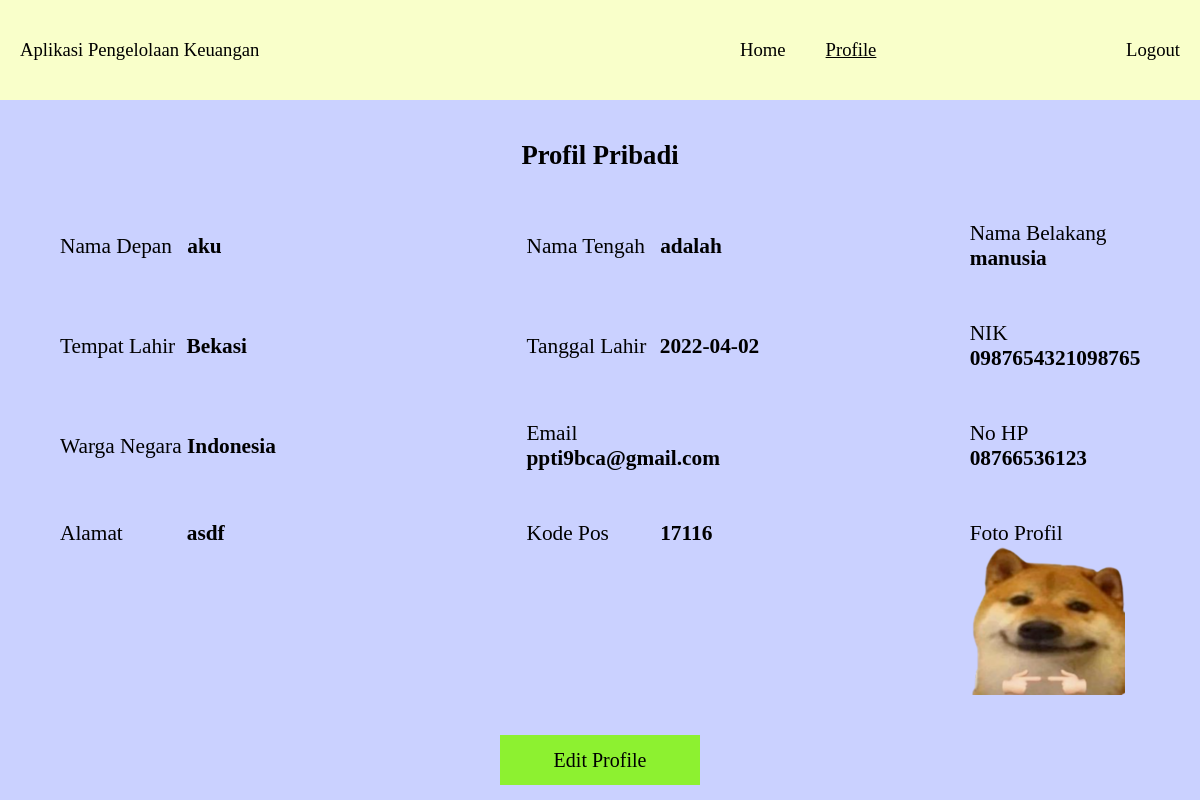
Screenshot of /profile.php (signed in) with the database file from the repository.
### tables this page shows
CREATE TABLE `users` (
  `namaDepan` varchar(50) NOT NULL,
  `namaTengah` varchar(50) NOT NULL,
  `namaBelakang` varchar(50) NOT NULL,
  `tempatLahir` varchar(50) NOT NULL,
  `tanggalLahir` date NOT NULL,
  `nik` char(16) NOT NULL,
  `wargaNegara` varchar(50) NOT NULL,
  `email` varchar(50) NOT NULL,
  `noHp` varchar(20) NOT NULL,
  `alamat` varchar(100) NOT NULL,
  `kodePos` int(5) NOT NULL,
  `username` varchar(50) NOT NULL,
  `pass1` varchar(50) NOT NULL,
  `pass2` varchar(50) NOT NULL,
  `fotoProfil` varchar(50) NOT NULL
);

### profile.php (the view, shortened to what this page needs)
<?php
    include ("config.php");
    $str_query = "SELECT * FROM users where nik = '".$_SESSION["nik-login"]."'";
    $query = mysqli_query($connection, $str_query);
    $row = mysqli_fetch_array($query);
?>
<!DOCTYPE html>
<html lang="en">
<head>
    <link rel="stylesheet" href="style.css">
</head>
<body style="background-color: #cad1ff;">
    <div class="navbar">
        <div class="navbar-title">
            Aplikasi Pengelolaan Keuangan
        </div>
        <div class="navbar-menu">
            <div class="navbar-item">
                <a href="./home.php">Home</a>
            </div>
            <div class="navbar-item">
                <u>
                    <a href="./profile.php">Profile</a>
                </u>
            </div>
        </div>
        <div class="navbar-logout">
            <a href="./logout.php">Logout</a>
        </div>
    </div>
    <div class="profile-title">
        <b>
            Profil Pribadi
        </b>
    </div>
    <div class="profile">
        <div class="row1">
            <div class="nama-dpn">
                <label for="nama-dpn">Nama Depan</label>
                <b>
                    <?php
                        echo $row["namaDepan"];
                    ?>
                </b>
            </div>
            <div class="nama-tgh">
                <label for="nama-tgh">Nama Tengah</label>
                <b>
                    <?php echo $row["namaTengah"]; ?>
                </b>
            </div>
            <div class="nama-blk">
                <label for="nama-blk">Nama Belakang</label>
                <b>
                    <?php echo $row["namaBelakang"]; ?>
                </b>
            </div>
        </div>
        <div class="row2">
            <div class="tpt-lahir">
                <label for="tpt-lahir">Tempat Lahir</label>
                <b>
                    <?php echo $row["tempatLahir"]; ?>
                </b>
            </div>
            <div class="tgl-lahir">
                <label for="tgl-lahir">Tanggal Lahir</label>
                <b>
                    <?php echo $row["tanggalLahir"] ?>
                </b>
            </div>
            <div class="nik">
                <label for="nik">NIK</label>
                <b>
                    <?php echo $row["nik"]; ?>
                </b>
            </div>
        </div>
        <div class="row3">
            <div class="wrg-ngr">
                <label for="wrg-ngr">Warga Negara</label>
                <b>
                    <?php echo $row["wargaNegara"]; ?>
                </b>
            </div>
            <div class="email">
                <label for="email">Email</label>
                <b>
                    <?php echo $row["email"]; ?>
                </b>
            </div>
            <div class="no-hp">
                <label for="no-hp">No HP</label>
                <b>
                    <?php echo $row["noHp"]; ?>
                </b>
            </div>
        </div>
        <div class="row4">
            <div class="alamat">
                <label for="alamat">Alamat</label>
                <b>
                    <?php echo $row["alamat"]; ?>
                </b>
            </div>
            <div class="kode-pos">
                <label for="kode-pos">Kode Pos</label>
                <b>
                    <?php echo $row["kodePos"]; ?>
                </b>
            </div>
            <div class="foto-profil-profile">
                <label for="foto-profil-profile">Foto Profil</label>
                <img src="./assets/<?php echo $row["fotoProfil"]; ?>" alt="fotoProfil" srcset="">
            </div>
        </div>
        <div class="edit-button">
            <a href="./editProfile.php" class="button">Edit Profile</a>
        </div>
    </div>
</body>
</html>

### style.css (style rules this page uses)
* { margin: 0px; padding: 0px; box-sizing: border-box; }
.row1 { display: flex; align-items: center; margin: 10px; margin-bottom: 40px; }
.nama-dpn { width: 33%; margin-left: 50px; }
.nama-dpn label { margin-right: 10px; }
.nama-tgh { width: 33%; margin-left: 100px; padding-left: 70px; }
.nama-tgh label { margin-right: 10px; }
.nama-blk { width: 33%; margin-left: 100px; padding-left: 100px; }
.nama-blk label { margin-right: 10px; }
.row2 { display: flex; align-items: center; margin: 10px; margin-bottom: 40px; }
.tpt-lahir { width: 33%; margin-left: 50px; }
.tpt-lahir label { margin-right: 6px; }
.tgl-lahir { width: 33%; margin-left: 100px; padding-left: 70px; }
.tgl-lahir label { margin-right: 8px; }
.nik { width: 33%; margin-left: 100px; padding-left: 100px; }
.nik label { margin-right: 109px; }
.row3 { display: flex; align-items: center; margin: 10px; margin-bottom: 40px; }
.wrg-ngr { width: 33%; margin-left: 50px; }
.email { width: 33%; margin-left: 100px; padding-left: 70px; }
.email label { margin-right: 77px; }
.no-hp { width: 33%; margin-left: 100px; padding-left: 100px; }
.no-hp label { margin-right: 88px; }
.row4 { display: flex; align-items: top; margin: 10px; margin-bottom: 40px; }
.alamat { width: 33%; margin-left: 50px; display: flex; align-items: top; }
.alamat label { margin-right: 64px; }
.kode-pos { width: 33%; margin-left: 100px; padding-left: 70px; }
.kode-pos label { margin-right: 46px; }
.navbar { display: flex; align-items: center; height: 100px; background-color: #f9ffca; font-size: 14pt; }
.navbar-title { width: 60%; padding: 20px; }
.navbar-menu { display: flex; width: 30%; }
.navbar-item { margin: 20px; }
.navbar-item a { text-decoration: none; color: black; }
.navbar-logout { display: flex; width: 10%; justify-content: flex-end; padding: 20px; }
.navbar-logout a { text-decoration: none; color: black; }
.profile-title { display: flex; justify-content: center; align-items: center; margin: 40px; font-size: 20pt; }
.profile { display: flex; justify-content: space-around; flex-direction: column; font-size: 16pt; margin-top: 20px; }
.foto-profil-profile { width: 33%; margin-left: 100px; padding-left: 100px; }
.foto-profil-profile label { margin-right: 53px; display: flex; align-items: top; }
.foto-profil-profile img { display: flex; max-width: 300px; max-height: 300px; }
.edit-button { display: flex; justify-content: center; }
.edit-button a { display: flex; flex-direction: row; justify-content: center; align-items: center; width: 200px; height: 50px; border: none; background-color: #8df130; appearance: button; cursor: pointer; font-size: 15pt; color: black; text-decoration: none; }

### rows the page displays
users: namaDepan "aku", namaTengah "adalah", namaBelakang "manusia", tempatLahir "Bekasi", tanggalLahir "2022-04-02", nik "0987654321098765", wargaNegara "Indonesia", email "ppti9bca@gmail.com", noHp "08766536123", alamat "asdf", kodePos "17116", fotoProfil (picture)
